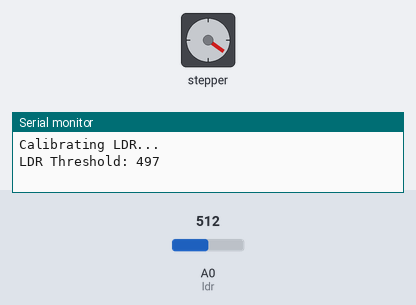
A sketch run on a simulated Arduino Uno, built with avr-gcc and run on an emulated ATmega328P. Shown: stepper motor, the last lines printed to the serial monitor. Wiring (inferred from the names in the program): stepper motor driver (200 steps per turn assumed): step pin 13; direction pin 12. The test bench sets the inputs (shaded band); at power-on: A0 (ldr) = 512.

Above: at 6.0 s.
6.1 s: A0 (ldr) set to 479
At 6.55 s:
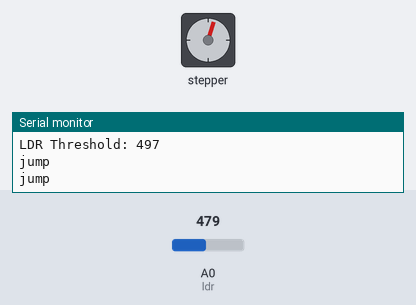
At 7.15 s:
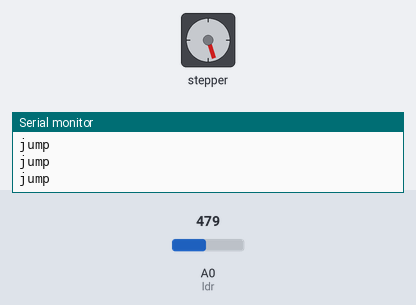
9.1 s: A0 (ldr) set to 511
At 9.8 s:
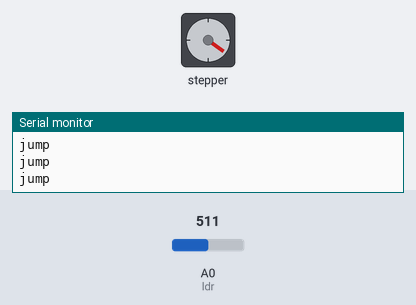
Timing chart, 0 to 12.1 s (numbered marks = the images above; inputs shaded):
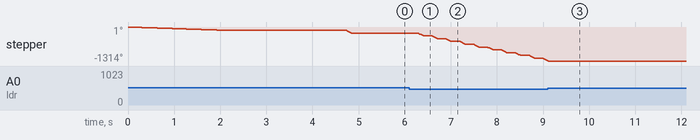

Measured:
- the behaviour switches between 497 and 496 on A0 (ldr) (found by bisection; images 0 and 1)
- after the input at 6.1 s, stepper: keeps turning counter-clockwise at about 378°/s, starting after 0.18 s
- after the input at 9.1 s, stepper: goes on until 9.1 s, then stays -1314°

The sketch:

ArduinoChromeDino.ino
```cpp
int step = 13;
int dir = 12;
int ldr = A0;

int mx, cr, lt;

void setup() {
  pinMode(step, OUTPUT);
  pinMode(dir, OUTPUT);
  lt = 1025;
  mx = 1025;
  Serial.begin(9600);
  home();
  calibrate();
  punch();
}

void home() {
  pinMode(dir, LOW);
  for (int i=0; i<30; i++) {
    digitalWrite(step, HIGH);
    delay(30);
    digitalWrite(step, LOW);
  }
  pinMode(dir, HIGH);
  for (int i=0; i<40 ; i++) {
    digitalWrite(step, HIGH);
    delay(30);
    digitalWrite(step, LOW);
  }
}

void calibrate() {
  Serial.println("Calibrating LDR...");
  for (int i=0; i<512; i++) {
    cr = analogRead(ldr);
    if (cr < lt) {
      lt = cr;
    }
    delay(5);
  }
  lt = lt - 15;
  Serial.print("LDR Threshold: ");
  Serial.println(lt);
}

void punch() {
  pinMode(dir, HIGH);
  for (int i=0; i<30; i++) {
    digitalWrite(step, HIGH);
    delay(2);
    digitalWrite(step, LOW);
  }
  pinMode(dir, LOW);
  for (int i=0; i<30; i++) {
    digitalWrite(step, HIGH);
    delay(2);
    digitalWrite(step, LOW);
  }
}

void loop()
{
  cr = analogRead(ldr);
  if (cr < lt) {
    Serial.println("jump");
    delay(180);
    punch();
  }
}
```
